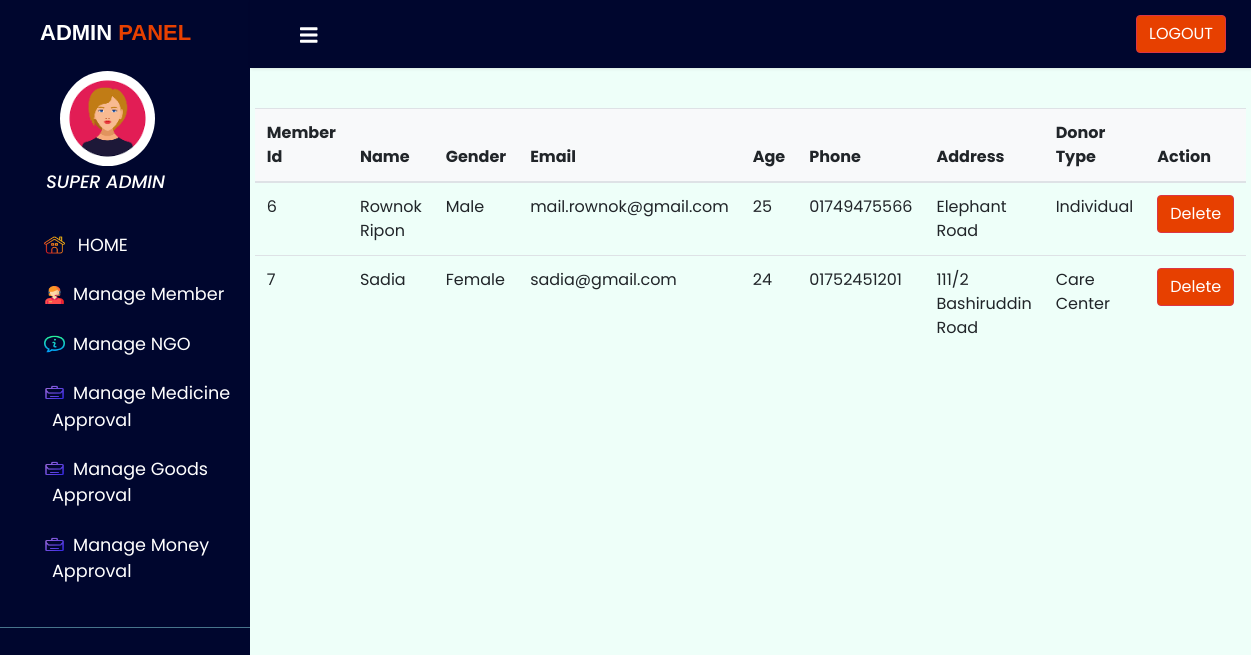
Page /admin/manageMember.php on the committed database.
### tables this page shows
CREATE TABLE `tbl_members` (
  `id` int(11) NOT NULL,
  `name` varchar(254) NOT NULL,
  `gender` varchar(254) NOT NULL,
  `email` varchar(254) NOT NULL,
  `age` varchar(254) NOT NULL,
  `contact` varchar(254) NOT NULL,
  `address` varchar(254) NOT NULL,
  `donertype` varchar(254) NOT NULL,
  `password` varchar(254) NOT NULL,
  `conpassword` varchar(254) NOT NULL
);

### admin/manageMember.php (the view, shortened to what this page needs)
<?php include("include/header.php"); ?>
<?php include("include/navbar.php"); ?>
            <div class="membermanageTable">
  <table class="table table-hover">
    <thead class="bg-light">
      <tr>
        <th scope="col">Member Id</th>
        <th scope="col">Name</th>
        <th scope="col">Gender</th>
        <th scope="col">Email</th>
        <th scope="col">Age</th>
        <th scope="col">Phone</th>
        <th scope="col">Address</th>
        <th scope="col">Donor Type</th>
        <th scope="col">Action</th>
      </tr>
    </thead>
    <tbody>
      <?php
     require_once '../config/config.php';
      $query = "SELECT * FROM tbl_members";
      $result = mysqli_query($conn, $query);
      while ($row = mysqli_fetch_assoc($result)) {
        echo "<tr>";
        echo "<td>" . $row['id'] . "</td>";
        echo "<td>" . $row['name'] . "</td>";
        echo "<td>" . $row['gender'] . "</td>";
        echo "<td>" . $row['email'] . "</td>";
        echo "<td>" . $row['age'] . "</td>";
        echo "<td>" . $row['contact'] . "</td>";
        echo "<td>" . $row['address'] . "</td>";
        echo "<td>" . $row['donertype'] . "</td>";
        echo "<td>";
        echo "<form method='POST' action='deleteMember.php'>";
        echo "<button type='submit' class='btn btn-danger'>Delete</button>";
        echo "</form>";
        echo "</td>";
        echo "</tr>";
    }
      ?>
    </tbody>
  </table>
</div>
<?php include("include/footer.php"); ?>

### admin/include/header.php (shortened to what this page needs)
<!DOCTYPE html>
<html>
<head>
    <link rel="stylesheet" href="https://stackpath.bootstrapcdn.com/bootstrap/4.1.0/css/bootstrap.min.css">
     <link rel="stylesheet" href="css/style.css">
</head>

### admin/include/navbar.php (shortened to what this page needs)
<body>
    <div class="wrapper">
        <nav id="sidebar">
            <div class="sidebar-header">
                <h4>ADMIN <span>PANEL</span></h4>
                <img src="images/admin.png" alt="">
                <h5>SUPER ADMIN</h5>
            </div>
            <ul class="list-unstyled components">
                <li>
                    <a href="dashboard.php"><img class="icon_img" src="images/house.png" alt=""> HOME</a>
                <li>
                    <a href="manageMember.php"><img class="icon_img" src="images/customer-service.png" alt="">Manage Member</a>
                </li>
                <li>
                    <a href="manageNgo.php"><img class="icon_img" src="images/info.png" alt="">Manage NGO</a>
                </li>
                <li>
                    <a href="managemedicineApprove.php"><img class="icon_img" src="images/briefcase.png" alt="">Manage Medicine Approval</a>
                </li>
                <li>
                    <a href="managegoodsApprove.php"><img class="icon_img" src="images/briefcase.png" alt="">Manage Goods Approval</a>
                </li>
                <li>
                    <a href="managemoneyApprove.php"><img class="icon_img" src="images/briefcase.png" alt="">Manage Money Approval</a>
                </li>
            </ul>
        </nav>
        <div id="content">
            <nav class="navbar navbar-expand-lg">
                <div class="container-fluid">
                    <label for="check" id="sidebarCollapse">
                        <i class="fas fa-bars" id="sidebar_btn"></i>
                      </label>
                    <div class="button">
                        <a class="btn btn-danger" href="adminlogout.php">LOGOUT</a>
                    </div>
            </nav>

### admin/include/footer.php (shortened to what this page needs)
</div>
    </div>
</body>
</html>

### admin/css/style.css (style rules this page uses)
body { font-family: 'Poppins', sans-serif; background: #fafafa; }
a, a:hover, a:focus { color: inherit; text-decoration: none; transition: all 0.3s; }
.navbar { padding: 15px 10px; background: #00062e; border: none; border-radius: 0; margin-bottom: 40px; box-shadow: 1px 1px 3px rgba(0, 0, 0, 0.1); }
.wrapper { display: flex; width: 100%; align-items: stretch; perspective: 1500px; }
#sidebar { min-width: 250px; max-width: 250px; background: #00062e; color: #fff; transition: all 0.6s cubic-bezier(0.945, 0.020, 0.270, 0.665); transform-origin: bottom left; }
.sidebar-header h4 { color: #fff; font-family: sans-serif; margin: 0; text-transform: uppercase; font-size: 22px; font-weight: 900; position: relative; left: 20px; }
.sidebar-header span { color: #e74000; }
#sidebar .sidebar-header { padding: 20px; background: #00062e; }
#sidebar ul.components { padding: 30px 0; border-bottom: 1px solid #47748b; }
#sidebar ul li a { padding: 11px 0px 12px 52px; font-size: 1.1em; display: block; }
#content { width: 100%; min-height: 100vh; transition: all 0.3s; background-color: #eefff9; }
svg#sidebar_btn { color: #fff; position: fixed; cursor: pointer; left: 300px; font-size: 20px; margin: -5px 0; transition: 0.5s; transition-property: color; }
.icon_img { width: 21px; height: 18px; position: relative; top: -1px; right: 8px; }
.sidebar-header img { width: 95px; border-radius: 58px; position: relative; left: 40px; bottom: -25px; }
.sidebar-header h5 { position: relative; left: 26px; bottom: -30px; font-size: 18px; font-style: italic; font-family: 'Poppins'; }
.btn-danger { background-color: #e74000; }
.membermanageTable table { width: 90%; margin: 0 auto; }

### rows in the picture
tbl_members: id "6", name "Rownok Ripon", gender "Male", email "mail.rownok@gmail.com", age "25", contact "01749475566", address "Elephant Road", donertype "Individual"
tbl_members: id "7", name "Sadia", gender "Female", email "sadia@gmail.com", age "24", contact "01752451201", address "111/2 Bashiruddin Road", donertype "Care Center"
